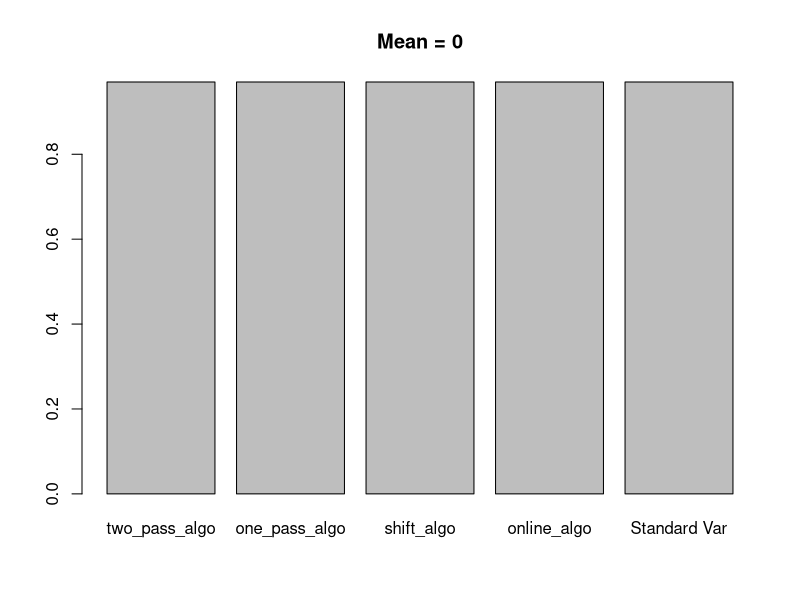
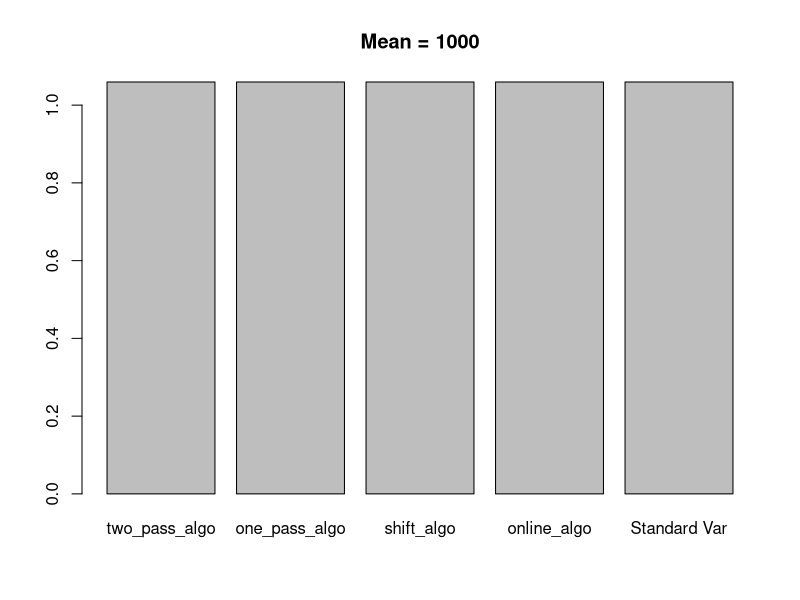
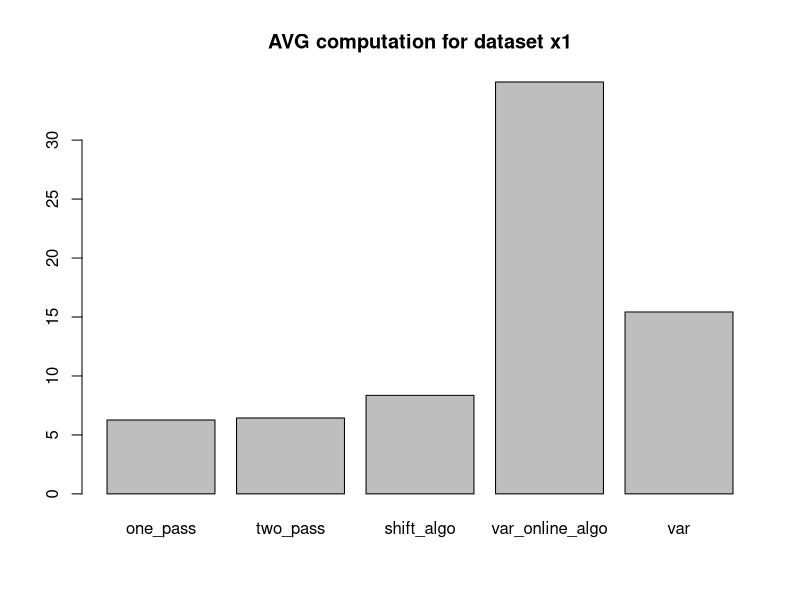
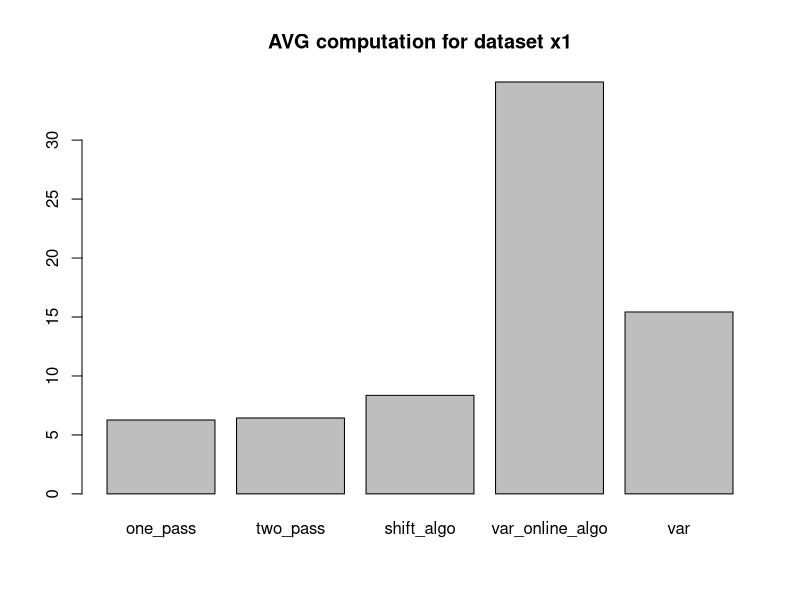
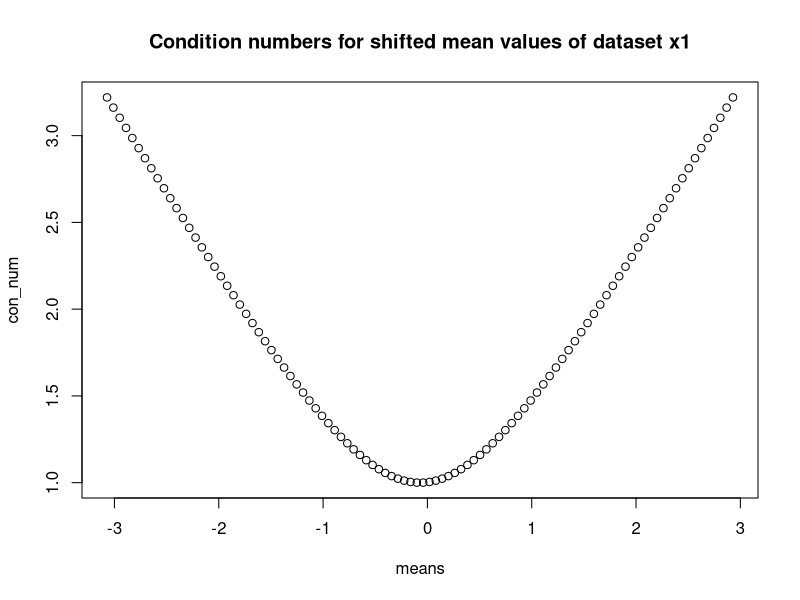
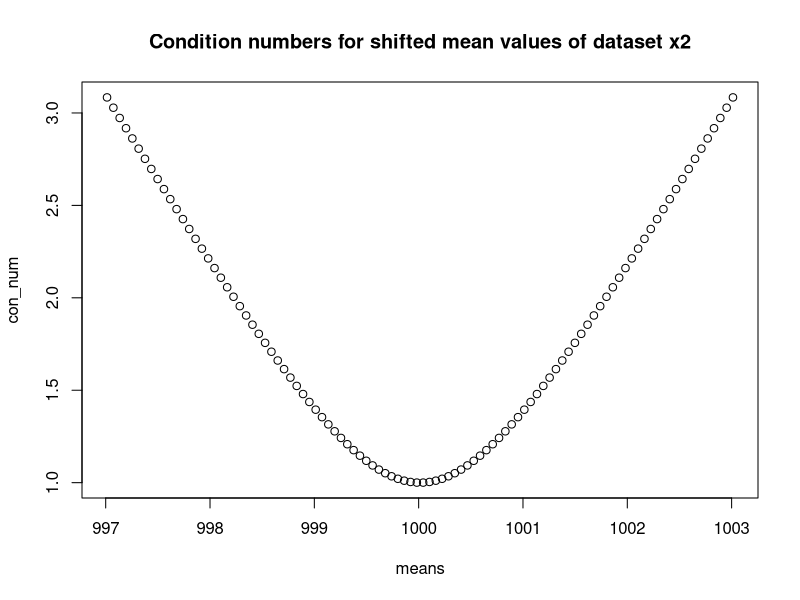

Generate these figures, in order, with R:
## ---- chunk 1
set.seed(12141198)
## ---- chunk 2
knitr::opts_chunk$set(echo = TRUE)

## ---- chunk 3
library(ggplot2)
library(microbenchmark)
library(rlang)

x1 <- rnorm(100)
x2 <- rnorm(500,mean=1000)
x3 <- rnorm(500,mean=500)
## ---- chunk 4
var_one_pass_algo <- function(vec){
  num = length(vec)
  p1 = sum(vec^2)
  p2 = 1/num * sum(vec)^2
  var <- (p1 - p2)/(num-1)
  return(var)
}

## ---- chunk 5
var_two_pass_algo <- function(vec){
  num = length(vec)
  smpl_mean <- sum(vec)/num
  var <- 1/(num-1) * sum((vec - smpl_mean)^2)
  return(var)
}

## ---- chunk 6
var_shift_algo <- function(vec){
  num = length(vec)
  c = vec[1]
  p1 = sum((vec-c)^2)
  p2 = 1/num * (sum(vec-c))^2
  var <- (p1 - p2)/(num-1)
  return(var)
}
## ---- chunk 7
var_online_algo <- function(vec){

  xmn_prev = vec[1] + (vec[2] - vec[1])/2
  varmn_prev = ((vec[2] - vec[1])^2)/2
  
  for(i in 3:length(vec)) {
    xmn = xmn_prev + (vec[i] - xmn_prev)/i
    varmn = (i - 2)/(i - 1)*varmn_prev + ((vec[i] - xmn_prev)^2)/i
    
    xmn_prev = xmn
    varmn_prev = varmn
  }
  
  return(varmn)
}
## ---- chunk 8
calc_var <- function(x){
  return(c(var_one_pass_algo(x), var_two_pass_algo(x), var_shift_algo(x), var_online_algo(x), var(x)))
}
calc_var(x1)

## ---- chunk 9
calc_var(x2)
## ---- chunk 10
barplot(calc_var(x1), names.arg = c("two_pass_algo", "one_pass_algo", "shift_algo", "online_algo", "Standard Var"), main="Mean = 0")
## ---- chunk 11
barplot(calc_var(x2), names.arg = c("two_pass_algo", "one_pass_algo", "shift_algo", "online_algo", "Standard Var"), main="Mean = 1000")
## ---- chunk 12
time_x1 <- microbenchmark(var_one_pass_algo(x1),var_two_pass_algo(x1),var_shift_algo(x1),var_online_algo(x1),var(x1), times = 100)
time_x2 <- microbenchmark(var_two_pass_algo(x2),var_one_pass_algo(x2),var_shift_algo(x2),var_online_algo(x2),var(x2), times = 100)
## ---- chunk 13
summary(time_x1)
## ---- chunk 14
summary(time_x2)
## ---- chunk 15

barplot(summary(time_x1)$mean, names.arg = c("one_pass", "two_pass", "shift_algo", "var_online_algo", "var"), main="AVG computation for dataset x1")
## ---- chunk 16
barplot(summary(time_x1)$mean, names.arg = c("one_pass", "two_pass", "shift_algo", "var_online_algo", "var"), main="AVG computation for dataset x1")
## ---- chunk 17
condition_number <- function(n,mean,S){
  condition_num <- sqrt(1+(((mean^2) * n)/S))
}
## ---- chunk 18
#Calculating sample mean
smpl_mean <- function(x){
  sum <- 0
  for (i in x){
    sum <- sum + i
  }
  return (sum/length(x))
}

func_condit_nums <- function(x){
  mean <- smpl_mean(x)
  n <- length(x)
  means <- list()
  condition_numbers <- list()
  shift_values = seq(from=mean-3,to=mean+3,length.out=100)
  for (i in 1:length(shift_values)){
    mean_shifted <- mean - shift_values[i]
    means[i] <- shift_values[i]
    x_shifted <- x - shift_values[i]
    S <- sum((x_shifted - mean_shifted)^2)
    con_number = condition_number(n,mean_shifted,S)
    condition_numbers[i] <- con_number
  }
  result <- c(means,condition_numbers)
  return (result)
}


## ---- chunk 19
result <- func_condit_nums(x1)
means <- result[1:100]
con_num <- result[101:200]

plot(means,con_num,main="Condition numbers for shifted mean values of dataset x1")
## ---- chunk 20
result <- func_condit_nums(x2)
means <- result[1:100]
con_num <- result[101:200]

plot(means,con_num,main="Condition numbers for shifted mean values of dataset x2")
## ---- chunk 21
x1_mean <- mean(x1)
x2_mean <- mean(x2)
x3_mean <- mean(x3)

cond_numx1 = condition_number(100,x1_mean,sum((x1 - x1_mean)^2))
cond_numx2 = condition_number(100,x2_mean,sum((x2 - x2_mean)^2))
cond_numx3 = condition_number(100,x3_mean,sum((x3 - x3_mean)^2))
con_num <- c(cond_numx1,cond_numx2,cond_numx3)
con_num
